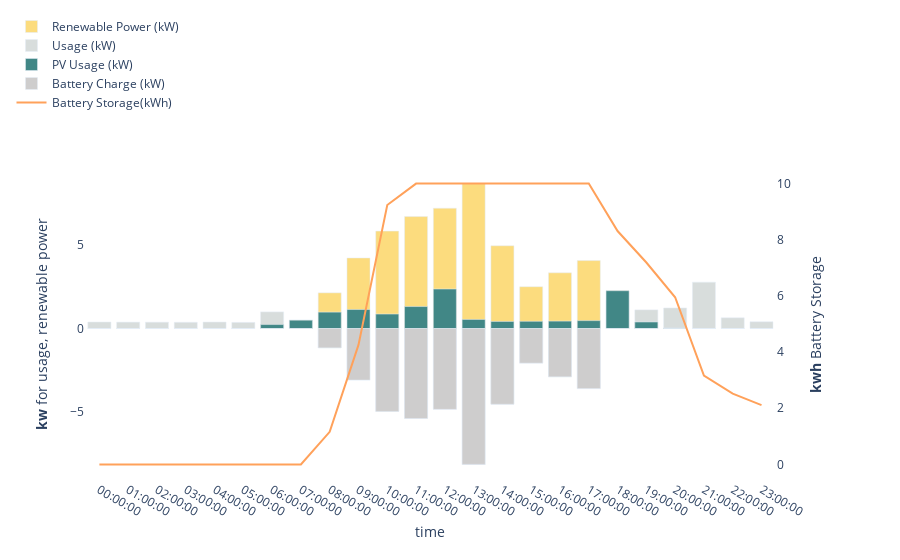

Here is the notebook cell this chart was saved with:
### Code cell
# filter_pick_df[['time', 'grid', gen_col_name, 'pv_use', 'battery_charge', 'battery']]
draw_chart(filter_pick_df[['time', 'grid', gen_col_name, 'pv_use', 'battery_charge', 'battery']])

### Figure 1 — Plotly figure (JSON) as saved in the notebook; plotly's stock layout.template omitted (floating-point values rounded to 4 significant figures)
{"data": [{"marker": {"color": "rgba(252, 220, 126, 1)"}, "name": "Renewable Power (kW)", "type": "bar", "x": ["00:00:00", "01:00:00", "02:00:00", "03:00:00", "04:00:00", "05:00:00", "06:00:00", "07:00:00", "08:00:00", "09:00:00", "10:00:00", "11:00:00", "12:00:00", "13:00:00", "14:00:00", "15:00:00", "16:00:00", "17:00:00", "18:00:00", "19:00:00", "20:00:00", "21:00:00", "22:00:00", "23:00:00"], "y": [0, 0, 0, 0, 0, 0, 0.2396, 0.4997, 2.144, 4.24, 5.851, 6.724, 7.227, 8.705, 4.972, 2.512, 3.346, 4.081, 2.271, 0.393, 0.034, 0, 0, 0]}, {"marker": {"color": "rgba(125, 142, 141, 0.3)"}, "name": "Usage (kW)", "type": "bar", "x": ["00:00:00", "01:00:00", "02:00:00", "03:00:00", "04:00:00", "05:00:00", "06:00:00", "07:00:00", "08:00:00", "09:00:00", "10:00:00", "11:00:00", "12:00:00", "13:00:00", "14:00:00", "15:00:00", "16:00:00", "17:00:00", "18:00:00", "19:00:00", "20:00:00", "21:00:00", "22:00:00", "23:00:00"], "y": [0.3929, 0.3864, 0.3817, 0.3758, 0.3898, 0.3704, 1.001, 0.5099, -1.159, -3.097, -4.98, -5.403, -4.854, -8.159, -4.547, -2.077, -2.901, -3.606, 1.689, 1.121, 1.237, 2.787, 0.6461, 0.4076]}, {"marker": {"color": "rgb(65, 135, 134)"}, "name": "PV Usage (kW)", "type": "bar", "x": ["00:00:00", "01:00:00", "02:00:00", "03:00:00", "04:00:00", "05:00:00", "06:00:00", "07:00:00", "08:00:00", "09:00:00", "10:00:00", "11:00:00", "12:00:00", "13:00:00", "14:00:00", "15:00:00", "16:00:00", "17:00:00", "18:00:00", "19:00:00", "20:00:00", "21:00:00", "22:00:00", "23:00:00"], "y": [0, 0, 0, 0, 0, 0, 0.2396, 0.4997, 0.9852, 1.143, 0.8709, 1.32, 2.373, 0.5452, 0.4248, 0.4349, 0.4453, 0.4751, 2.271, 0.393, 0.034, 0, 0, 0]}, {"marker": {"color": "rgb(206, 205, 205)"}, "name": "Battery Charge (kW)", "type": "bar", "x": ["00:00:00", "01:00:00", "02:00:00", "03:00:00", "04:00:00", "05:00:00", "06:00:00", "07:00:00", "08:00:00", "09:00:00", "10:00:00", "11:00:00", "12:00:00", "13:00:00", "14:00:00", "15:00:00", "16:00:00", "17:00:00", "18:00:00", "19:00:00", "20:00:00", "21:00:00", "22:00:00", "23:00:00"], "y": [0, 0, 0, 0, 0, 0, 0, 0, -1.159, -3.097, -4.98, -5.403, -4.854, -8.159, -4.547, -2.077, -2.901, -3.606, 0, 0, 0, 0, 0, 0]}, {"name": "Battery Storage(kWh)", "type": "scatter", "x": ["00:00:00", "01:00:00", "02:00:00", "03:00:00", "04:00:00", "05:00:00", "06:00:00", "07:00:00", "08:00:00", "09:00:00", "10:00:00", "11:00:00", "12:00:00", "13:00:00", "14:00:00", "15:00:00", "16:00:00", "17:00:00", "18:00:00", "19:00:00", "20:00:00", "21:00:00", "22:00:00", "23:00:00"], "xaxis": "x", "y": [0, 0, 0, 0, 0, 0, 0, 0, 1.159, 4.256, 9.236, 10, 10, 10, 10, 10, 10, 10, 8.311, 7.189, 5.952, 3.165, 2.519, 2.111], "yaxis": "y2"}], "layout": {"barmode": "overlay", "legend": {"x": -0.1, "y": 1.5}, "plot_bgcolor": "rgba(0,0,0,0)", "xaxis": {"anchor": "y", "domain": [0, 0.94], "title": {"text": "time"}}, "yaxis": {"anchor": "x", "domain": [0, 1], "title": {"text": "<b>kw</b> for usage, renewable power"}}, "yaxis2": {"anchor": "x", "overlaying": "y", "side": "right", "title": {"text": "<b>kwh</b> Battery Storage"}}}}
